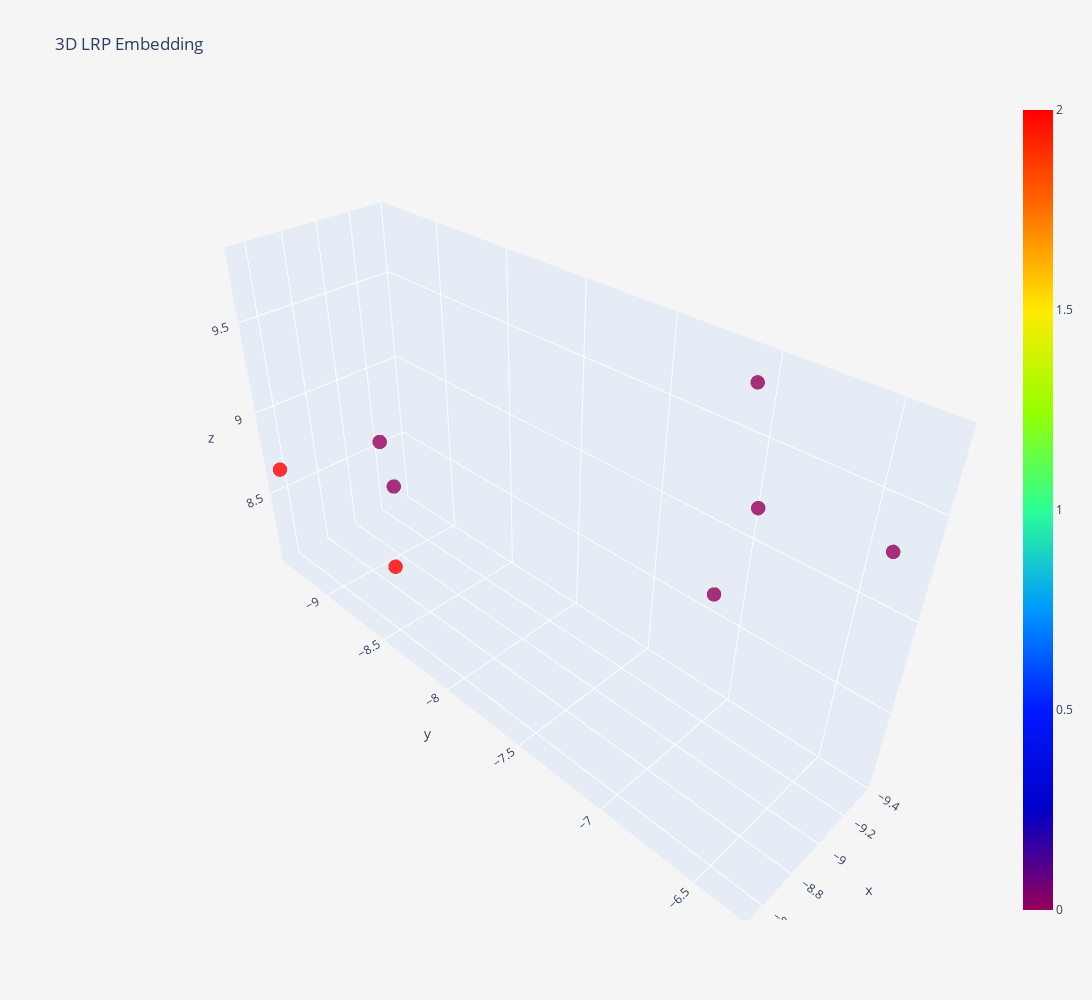

The notebook cell saved with this chart:
### Code cell
from sklearn.preprocessing import MinMaxScaler
from helper import plot_3d_lrp

reducer = umap.UMAP(random_state=42,
                    n_components = 3,
                    n_neighbors=6,
                    min_dist=0)

reducer_pipeline = Pipeline([
            ("umap", reducer),
#             ("scaler",  MinMaxScaler())
])

reducer_pipeline.fit(lrp)
embeddings = reducer_pipeline.transform(lrp)
plot_3d_lrp(embeddings, colors= enc.transform(_labels.reshape(-1,1))[:,0], labels=_labels )

### Figure 1 — Plotly figure (JSON) as saved in the notebook; plotly's stock layout.template omitted (floating-point values rounded to 4 significant figures)
{"data": [{"marker": {"color": [0, 0, 2, 0, 0, 0, 2, 0], "colorscale": [[0, "rgb(150,0,90)"], [0.125, "rgb(0,0,200)"], [0.25, "rgb(0,25,255)"], [0.375, "rgb(0,152,255)"], [0.5, "rgb(44,255,150)"], [0.625, "rgb(151,255,0)"], [0.75, "rgb(255,234,0)"], [0.875, "rgb(255,111,0)"], [1, "rgb(255,0,0)"]], "opacity": 0.8, "showscale": true, "size": 5}, "mode": "markers", "name": "Training", "text": ["ASD", "ASD", "ATYPICAL_MULLEN", "ASD", "ASD", "ASD", "ATYPICAL_MULLEN", "ASD"], "type": "scatter3d", "x": [-8.785, -8.72, -8.871, -9.169, -9.229, -9.223, -8.518, -9.381], "y": [-8.696, -6.728, -8.878, -9.338, -6.342, -6.978, -9.329, -6.986], "z": [8.756, 9.262, 8.092, 8.576, 9.386, 9.822, 8.689, 9.178]}], "layout": {"autosize": false, "height": 1000, "paper_bgcolor": "#F5F5F5", "scene": {"aspectmode": "auto", "aspectratio": {"x": 0.5238, "y": 1.818, "z": 1.05}, "camera": {"center": {"x": 0, "y": 0, "z": 0}, "eye": {"x": 1.468, "y": 1.468, "z": 1.468}, "projection": {"type": "perspective"}, "up": {"x": 0, "y": 0, "z": 1}}}, "title": {"text": "3D LRP Embedding"}, "width": 1200}}
